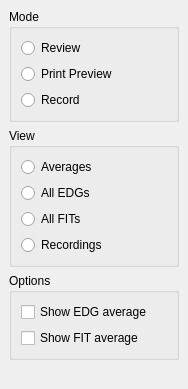
<ui version="4.0" >
 <class>OptionsClass</class>
 <widget class="QWidget" name="OptionsClass" >
  <property name="geometry" >
   <rect>
    <x>0</x>
    <y>0</y>
    <width>188</width>
    <height>389</height>
   </rect>
  </property>
  <property name="windowTitle" >
   <string>Options</string>
  </property>
  <layout class="QVBoxLayout" >
   <property name="margin" >
    <number>9</number>
   </property>
   <property name="spacing" >
    <number>6</number>
   </property>
   <item>
    <widget class="QGroupBox" name="groupBox" >
     <property name="title" >
      <string>Mode</string>
     </property>
     <layout class="QVBoxLayout" >
      <property name="margin" >
       <number>9</number>
      </property>
      <property name="spacing" >
       <number>6</number>
      </property>
      <item>
       <widget class="QRadioButton" name="radioButton" >
        <property name="text" >
         <string>Review</string>
        </property>
       </widget>
      </item>
      <item>
       <widget class="QRadioButton" name="radioButton_2" >
        <property name="text" >
         <string>Print Preview</string>
        </property>
       </widget>
      </item>
      <item>
       <widget class="QRadioButton" name="radioButton_3" >
        <property name="text" >
         <string>Record</string>
        </property>
       </widget>
      </item>
     </layout>
    </widget>
   </item>
   <item>
    <widget class="QGroupBox" name="groupBox_2" >
     <property name="title" >
      <string>View</string>
     </property>
     <layout class="QVBoxLayout" >
      <property name="margin" >
       <number>9</number>
      </property>
      <property name="spacing" >
       <number>6</number>
      </property>
      <item>
       <widget class="QRadioButton" name="radioButton_4" >
        <property name="text" >
         <string>Averages</string>
        </property>
        <property name="icon" >
         <iconset resource="View.qrc" >:/images/stock_zoom-in.png</iconset>
        </property>
       </widget>
      </item>
      <item>
       <widget class="QRadioButton" name="radioButton_5" >
        <property name="text" >
         <string>All EDGs</string>
        </property>
       </widget>
      </item>
      <item>
       <widget class="QRadioButton" name="radioButton_6" >
        <property name="text" >
         <string>All FITs</string>
        </property>
       </widget>
      </item>
      <item>
       <widget class="QRadioButton" name="radioButton_7" >
        <property name="text" >
         <string>Recordings</string>
        </property>
       </widget>
      </item>
     </layout>
    </widget>
   </item>
   <item>
    <widget class="QGroupBox" name="groupBox_3" >
     <property name="title" >
      <string>Options</string>
     </property>
     <layout class="QVBoxLayout" >
      <property name="margin" >
       <number>9</number>
      </property>
      <property name="spacing" >
       <number>6</number>
      </property>
      <item>
       <widget class="QCheckBox" name="checkBox" >
        <property name="text" >
         <string>Show EDG average</string>
        </property>
       </widget>
      </item>
      <item>
       <widget class="QCheckBox" name="checkBox_2" >
        <property name="text" >
         <string>Show FIT average</string>
        </property>
       </widget>
      </item>
     </layout>
    </widget>
   </item>
   <item>
    <spacer>
     <property name="orientation" >
      <enum>Qt::Vertical</enum>
     </property>
     <property name="sizeHint" >
      <size>
       <width>20</width>
       <height>40</height>
      </size>
     </property>
    </spacer>
   </item>
  </layout>
 </widget>
 <resources>
  <include location="View.qrc" />
 </resources>
 <connections/>
</ui>
